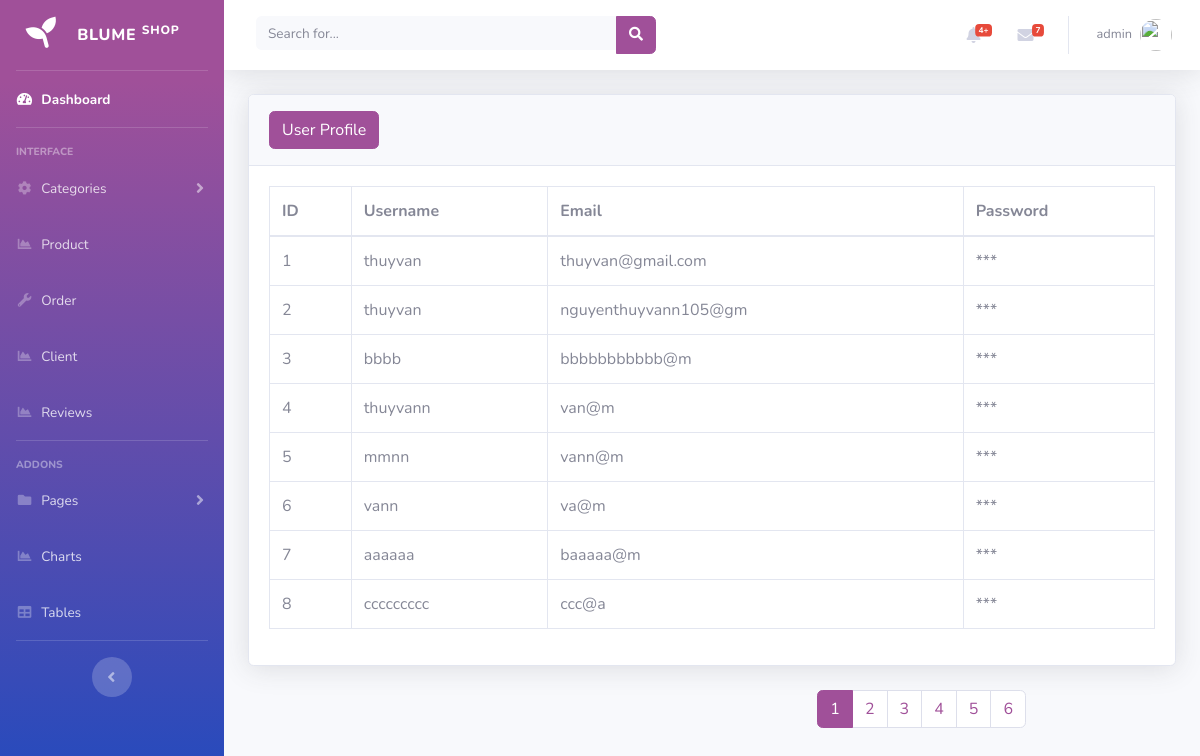
Screenshot of /admin/register.php (signed in) with the database file from the repository.
### tables this page shows
CREATE TABLE `user` (
  `id_user` int(11) NOT NULL,
  `email` varchar(20) NOT NULL,
  `name_user` varchar(20) NOT NULL,
  `password` varchar(100) NOT NULL,
  `role` int(11) NOT NULL
);

### admin/register.php (the view, shortened to what this page needs)
<?php
include_once './includes/header.php';
include_once './includes/navbar.php';
require_once './config/dbconnect.php';
?>
<div class="container-fluid">
<div class="card shadow mb-4">
  <div class="card-header py-3">
            <button type="button" class="btn btn-primary" data-toggle="modal" data-target="#addadminprofile">
              User Profile
            </button>
  </div>
  <div class="card-body">
    <div class="table-responsive">
      <table class="table table-bordered" id="dataTable" width="100%" cellspacing="0">
        <thead>
          <tr>
            <th> ID </th>
            <th> Username </th>
            <th>Email </th>
            <th>Password</th>
          </tr>
        </thead>
        <tbody>
        <?php
    if(isset($_GET['page'])){
        $page = $_GET['page'];
    }else{
      $page = 1;
    }
    $rowPerPage =8;
    $perRow = $page*$rowPerPage-$rowPerPage;
    $sql = "SELECT * from user limit $perRow, $rowPerPage";
    $query = mysqli_query($conn, $sql);
    $result=$conn-> query($sql);
    $totalRow = mysqli_num_rows(mysqli_query($conn, "SELECT * from user"));
    $totalPage = ceil($totalRow/$rowPerPage);
    $listPage = "";
    for($i=1; $i<=$totalPage; $i++){
        if($page==$i){
          $listPage.='<li class="page-item active"><a href="register.php?page='.$i.'" class="page-link" >'.$i.' <span class="sr-only">(current)</span></a></li>';
        }else{
          $listPage .='<li class="page-item"><a href="register.php?page='.$i.'" class="page-link">'.$i.'</a></li>';
        }
    }
    if ($result-> num_rows > 0){
      while($row = mysqli_fetch_array($query)){
    ?>
          <tr>
            <td> <?= $row['id_user'] ?> </td>
            <td> <?= $row['name_user'] ?></td>
            <td> <?= $row['email'] ?></td>
            <td> *** </td>
          </tr>
          <?php
      }
    }
    ?>
        </tbody>
      </table>
    </div>
  </div>
</div>
<ul class="pagination" style="float:right; margin-right: 150px;">
    <?php
    echo $listPage;
    ?>
</ul>
</div>
</div>
</div>

### rows the page displays
user: id_user "1", name_user "thuyvan", email "thuyvan@gmail.com"
user: id_user "2", name_user "thuyvan", email "nguyenthuyvann105@gm"
user: id_user "3", name_user "bbbb", email "bbbbbbbbbbb@m"
user: id_user "4", name_user "thuyvann", email "van@m"
user: id_user "5", name_user "mmnn", email "vann@m"
user: id_user "6", name_user "vann", email "va@m"
user: id_user "7", name_user "aaaaaa", email "baaaaa@m"
user: id_user "8", name_user "ccccccccc", email "ccc@a"

### other values shown
$totalComm "4"
$_SESSION['name_user'] "admin"
